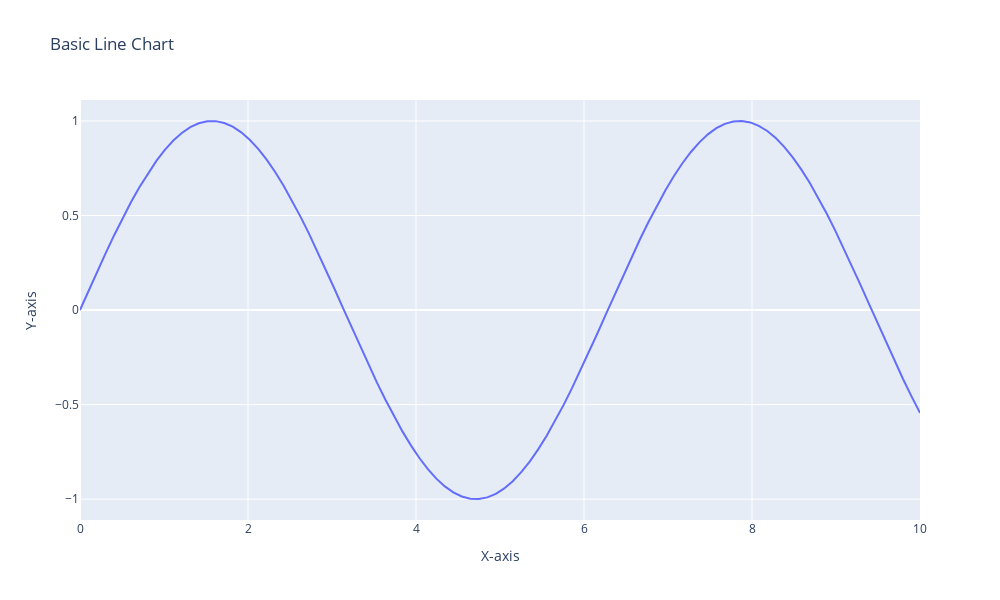

The cell this chart's notebook holds for it:
### Markdown cell above
**Basic Line Plot**

Let's start by plotting a basic line chart using synthetic data.

### Code cell
# Generate synthetic data
x = np.linspace(0, 10, 100)
y = np.sin(x)

# Basic line chart
fig = px.line(x=x, y=y, title="Basic Line Chart", labels={'x': 'X-axis', 'y': 'Y-axis'})

# Update layout to adjust figure size
fig.update_layout(width=1000, height=600)

fig.show()
